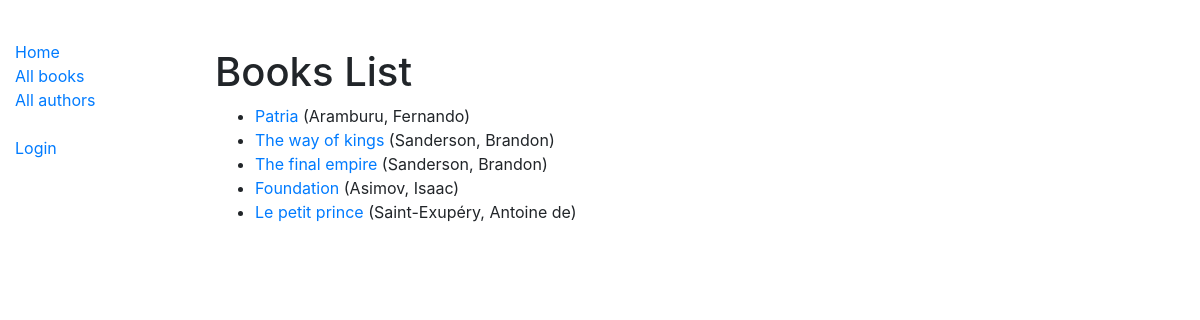
/catalog/books/, run on the app's committed database.
### catalog/models.py (models this page shows, shortened)
class Book(models.Model):
    title = models.CharField(max_length=200)
    author = models.ForeignKey('Author', on_delete=models.SET_NULL, null=True)
    summary = models.TextField(max_length=1000, help_text='Enter a brief description of the book')
    isbn = models.CharField('ISBN', max_length=13, unique=True,
                            help_text='13 Character <a href="https://www.isbn-international.org/content/what-isbn">ISBN number</a>')
    genre = models.ManyToManyField(Genre, help_text='Select a genre for this book')
    language = models.ForeignKey('Language', on_delete=models.SET_NULL, null=True)
    def get_absolute_url(self):
        return reverse('book-detail', args=[str(self.id)])
    def display_genre(self):
        """Create a string for the Genre. This is required to display genre in Admin."""
        return ', '.join(genre.name for genre in self.genre.all()[:3])
    display_genre.short_description = 'Genre'

class Author(models.Model):
    first_name = models.CharField(max_length=100)
    last_name = models.CharField(max_length=100)
    date_of_birth = models.DateField(null=True, blank=True)
    date_of_death = models.DateField('Died', null=True, blank=True)
    class Meta:
        ordering = ['last_name', 'first_name']
    def __str__(self):
        return f'{self.last_name}, {self.first_name}'

### catalog/views.py (the view)
# urls.py: path('books/', views.BookListView.as_view(), name='books'),
class BookListView(generic.ListView):
    model = Book
    paginate_by = 10

### catalog/templates/catalog/book_list.html (shortened to what this page needs)
{% extends "base_generic.html" %}
{% block content %}
  <br>
  <br>
  <h1>Books List</h1>
  {% if book_list %}
    <ul>
      {% for book in book_list %}
        <li>
          <a href="{{ book.get_absolute_url }}">{{ book.title }}</a> ({{book.author}}) &nbsp &nbsp &nbsp
        </li>
      {% endfor %}
    </ul>
    <br>
  {% else %}
    <p>There are no books in the library.</p>
  {% endif %}
{% endblock %}

### data on the page
Book: title "Patria", author "Aramburu, Fernando"
Book: title "The way of kings", author "Sanderson, Brandon"
Book: title "The final empire", author "Sanderson, Brandon"
Book: title "Foundation", author "Asimov, Isaac"
Book: title "Le petit prince", author "Saint-Exupéry, Antoine de"
